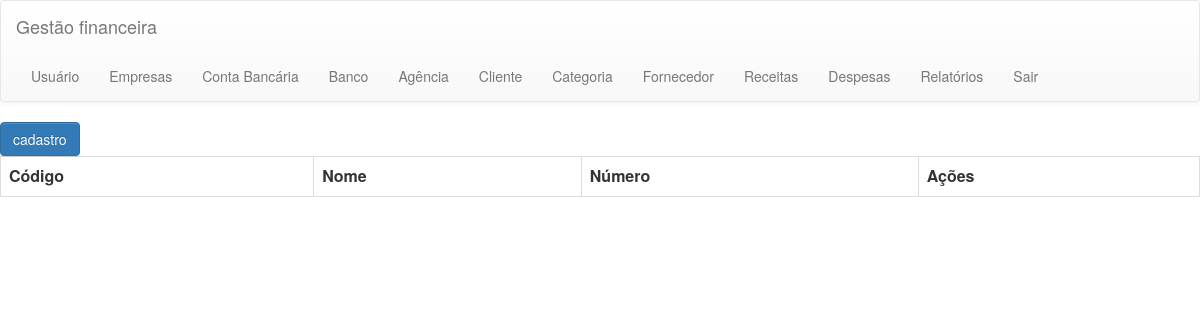
/index.php/banco/list_bancos/, run on an earlier commit of the app's database.
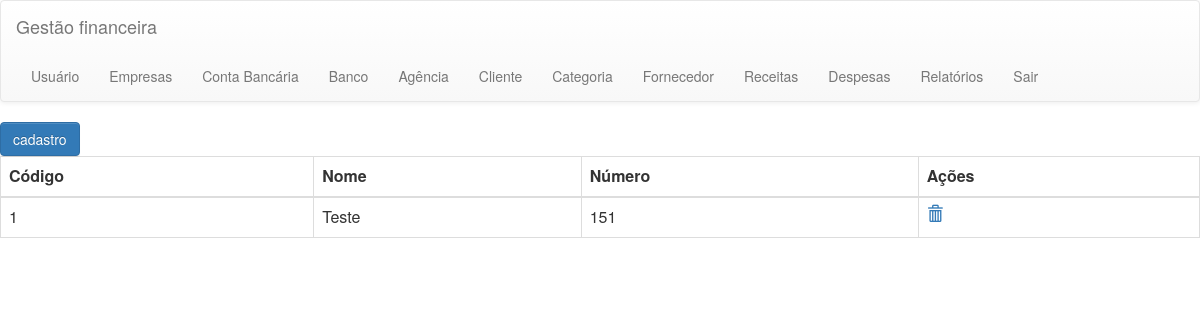
And on a later commit of the database.
### tables this page shows
CREATE TABLE IF NOT EXISTS `bancos` (
  `id` int(15) NOT NULL AUTO_INCREMENT,
  `nome` varchar(35) NOT NULL,
  `numero` varchar(10) NOT NULL,
  PRIMARY KEY (`id`)
);

### application/controllers/Banco.php (called while the page is built, shortened)
<?php
class Banco extends CI_Controller {
public function __construct()
       {
			$this->load->view('menu');
       }
	public function list_bancos(){
		$dados['bancos'] = $this->BancoModel->get_bancos();
		$this->load->view('Banco/list', $dados);
	}
}
?>

### index.php (called while the page is built, shortened)
<?php
require_once BASEPATH.'core/CodeIgniter.php';

### application/models/BancoModel.php (called while the page is built, shortened)
<?php
class BancoModel extends CI_Model {
	public function get_bancos() {
		$this->db->select('*');
		$this->db->from('bancos');
		$bancos = $this->db->get()->result();
		return $bancos;
	}
}
?>

### application/views/Banco/list.php (the view, shortened to what this page needs)
<html>
    <head>
        <link href="<?= base_url();?>bootstrap/css/bootstrap.css" rel="stylesheet">
    </head>
    <body>
        <a class="btn btn-primary" href="<?= base_url();?>index.php/Banco">cadastro</a>
        <table class="table table-bordered">
            <tr>
                <th>Código</th>
                <th>Nome</th>
                <th>Número</th>
                <th>Ações</th>
            </tr>
            <tbody>
                 <?php foreach ($bancos as $banco) : ?>
                 <tr>
                 <td><?php echo $banco->id ?></td>
                 <td><?php echo $banco->nome ?></td>
                 <td><?php echo $banco->numero ?></td>
                 <td>
                     <a href="<?php echo base_url() . 'index.php/Banco/excluir/' . $banco->id; ?>" class="glyphicon glyphicon-trash" title="Excluir"></a>
                </td>
                </tr>
                <?php endforeach; ?>
            </tbody>
        </table>
    </body>
</html>

### application/views/menu.php
<html lang="en">
<head>
	<link href="<?= base_url();?>bootstrap/css/bootstrap.css" rel="stylesheet">
 	<link href="<?= base_url();?>bootstrap/css/bootstrap-theme.css" rel="stylesheet">
   <link href="<?= base_url();?>bootstrap/css/bootstrap.min.css" rel="stylesheet">
</head>
<body>
<nav class="navbar navbar-default">
  <div class="container-fluid">
    <div class="navbar-header">
      <a class="navbar-brand" href="<?= base_url();?>index.php/Home">Gestão financeira</a>
    </div>
    <ul class="nav navbar-nav">
      <li><a href="<?= base_url();?>index.php/User/list_usuario">Usuário</a></li>
      <li><a href="<?= base_url();?>index.php/Empresa/list_empresa">Empresas</a></li>
      <li><a href="<?= base_url();?>index.php/ContaBancaria/list_contas">Conta Bancária</a></li>
      <li><a href="<?= base_url();?>index.php/Banco/list_bancos">Banco</a> </li>
      <li><a href="<?= base_url();?>index.php/Agencia/list_agencia">Agência</a> </li>
      <li><a href="<?= base_url();?>index.php/Cliente/list_cliente">Cliente</a> </li>
      <li><a href="<?= base_url();?>index.php/Categoria/list_categorias">Categoria</a> </li>
      <li><a href="<?= base_url();?>index.php/Fornecedor/list_fornecedores">Fornecedor</a> </li>
      <li><a href="<?= base_url();?>index.php/Receita/list_receitas">Receitas</a> </li>
      <li><a href="<?= base_url();?>index.php/Despesa/list_despesas">Despesas</a> </li>
      <li><a href="<?= base_url();?>index.php/Relatorio/Index">Relatórios</a> </li>
      <li><a href="<?= base_url();?>index.php/Login/logout">Sair</a> </li>
    </ul>
  </div>
</nav>
</body>

What changed in the data, as far as the page shows it:
added bancos: id "1", nome "Teste", numero "151"
